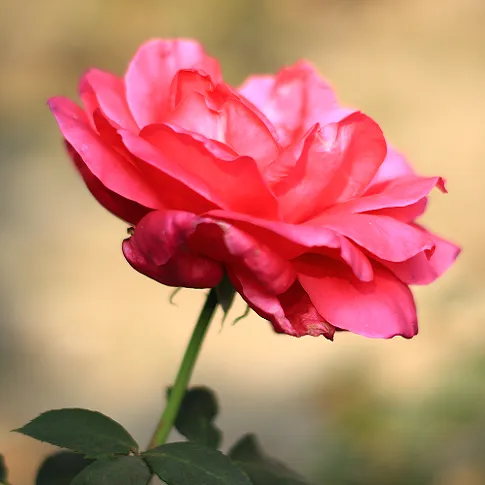
#> input picture PCA/rose.jpg, 485 x 485 px
$ jupyter execute PCA.ipynb
#> lines starting #> are read from the running program, lines starting #| are printed output that depends on the picture
[cell 1]
import numpy as np
import pandas as pd
import matplotlib.pyplot as plt
from sklearn.decomposition import PCA
import cv2
from scipy.stats import stats
import matplotlib.image as mpimg

[cell 2]
img = cv2.cvtColor(cv2.imread('rose.jpg'), cv2.COLOR_BGR2RGB)
plt.imshow(img)
plt.show()

[cell 3]
img.shape
#> Out = (485, 485, 3)

[cell 4]
#Splitting into channels
blue,green,red = cv2.split(img)
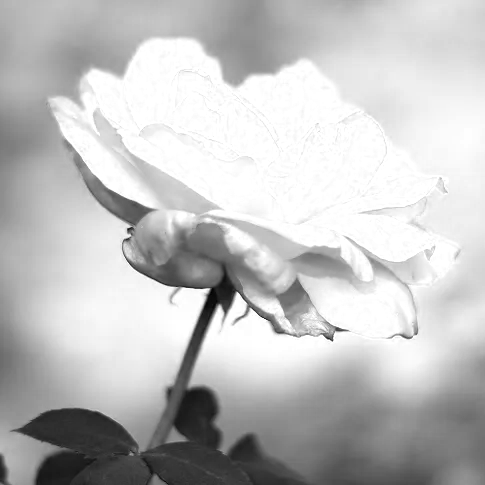
#> blue: shape (485, 485); min 0, max 255, mean 192.9
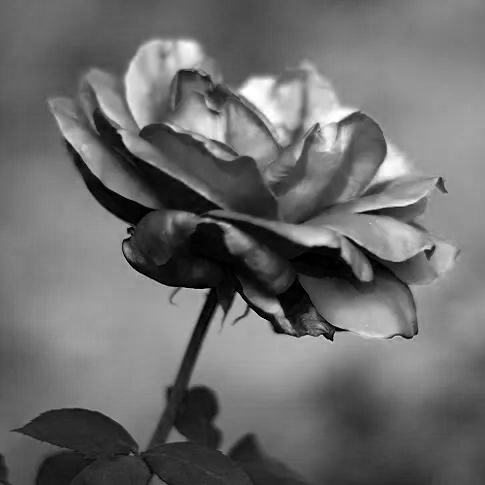
#> red: shape (485, 485); min 0, max 255, mean 108.3
# Plotting the images
fig = plt.figure(figsize = (15, 7.2))
fig.add_subplot(131)
plt.title("Blue Channel")
plt.imshow(blue)
fig.add_subplot(132)
plt.title("Green Channel")
plt.imshow(green)
fig.add_subplot(133)
plt.title("Red Channel")
plt.imshow(red)
plt.show()

[cell 5]
red_temp_df = pd.DataFrame(data = red)
#> red_temp_df = table of 485 rows and 485 columns
red_temp_df
#> Out = table of 485 rows and 485 columns

[cell 6]
df_blue = blue/255
df_green = green/255
df_red = red/255

[cell 7]
pca_b = PCA(n_components=5)
pca_b.fit(df_blue)
trans_pca_b = pca_b.transform(df_blue)
#> trans_pca_b = 485 rows, first 6: [-0.631, -0.391, 0.909, -0.326, 0.441], [-0.6, -0.401, 0.922, -0.345, 0.417], [-0.566, -0.406, 0.929, -0.322, 0.416], [-0.565, -0.406, 0.929, -0.323, 0.414], [-0.528, -0.425, 0.939, -0.31, 0.413], [-0.509, -0.43, 0.948, -0.32, 0.401]
pca_g = PCA(n_components=5)
pca_g.fit(df_green)
trans_pca_g = pca_g.transform(df_green)
#> trans_pca_g = 485 rows, first 6: [2.3, 0.634, 0.453, 0.328, -0.228], [2.34, 0.616, 0.47, 0.303, -0.258], [2.37, 0.618, 0.478, 0.3, -0.275], [2.37, 0.618, 0.479, 0.299, -0.276], [2.39, 0.605, 0.483, 0.276, -0.314], [2.41, 0.592, 0.493, 0.262, -0.335]
pca_r = PCA(n_components=5)
pca_r.fit(df_red)
trans_pca_r = pca_r.transform(df_red)
#> trans_pca_r = 485 rows, first 6: [-0.895, 0.0127, -0.0656, 0.628, 0.228], [-0.863, 0.0357, -0.0807, 0.644, 0.199], [-0.831, 0.0467, -0.0819, 0.643, 0.189], [-0.829, 0.0464, -0.0826, 0.643, 0.189], [-0.786, 0.0566, -0.0903, 0.638, 0.165], [-0.764, 0.0661, -0.102, 0.647, 0.147]

[cell 8]
print(trans_pca_b.shape)
#| (485, 5)
print(trans_pca_r.shape)
#| (485, 5)
print(trans_pca_g.shape)
#| (485, 5)

[cell 9]
print(f"Blue Channel : {sum(pca_b.explained_variance_ratio_)}")
print(f"Green Channel: {sum(pca_g.explained_variance_ratio_)}")
print(f"Red Channel  : {sum(pca_r.explained_variance_ratio_)}")

[cell 10]
fig = plt.figure(figsize = (15, 7.2))
fig.add_subplot(131)
plt.title("Blue Channel")
plt.ylabel('Variation explained')
plt.xlabel('Eigen Value')
plt.bar(list(range(1,6)),pca_b.explained_variance_ratio_)
fig.add_subplot(132)
plt.title("Green Channel")
plt.ylabel('Variation explained')
plt.xlabel('Eigen Value')
plt.bar(list(range(1,6)),pca_g.explained_variance_ratio_)
fig.add_subplot(133)
plt.title("Red Channel")
plt.ylabel('Variation explained')
plt.xlabel('Eigen Value')
plt.bar(list(range(1,6)),pca_r.explained_variance_ratio_)
plt.show()
#> figure, not shown here; panel 1: tallest bar 0.69 high, from x = 0.6 to 1.4; panel 2: tallest bar 0.448 high, from x = 0.6 to 1.4; panel 3: tallest bar 0.351 high, from x = 0.6 to 1.4

[cell 11]
b_arr = pca_b.inverse_transform(trans_pca_b)
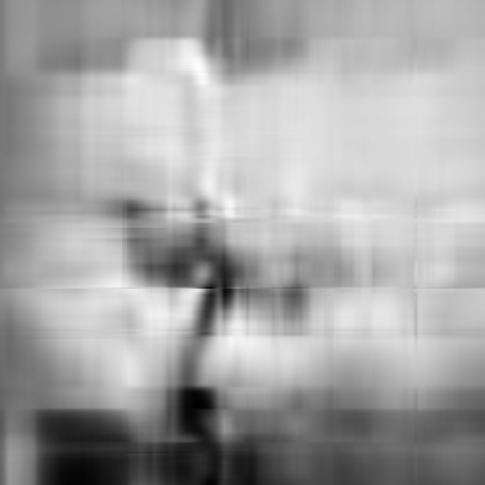
#> b_arr: shape (485, 485) float64; min 0.0542, max 1.14, mean 0.757; drawn with min black and max white
g_arr = pca_g.inverse_transform(trans_pca_g)
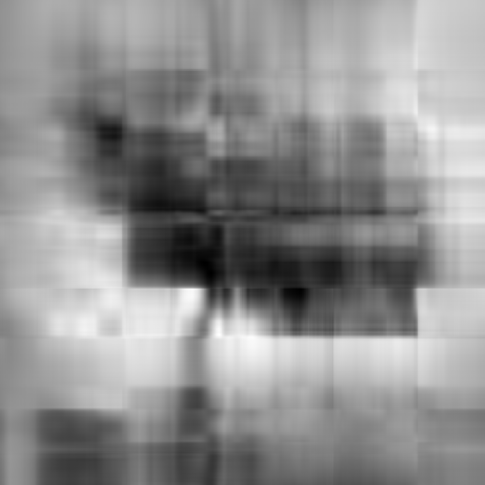
#> g_arr: shape (485, 485) float64; min -0.104, max 0.972, mean 0.503; drawn with min black and max white
r_arr = pca_r.inverse_transform(trans_pca_r)
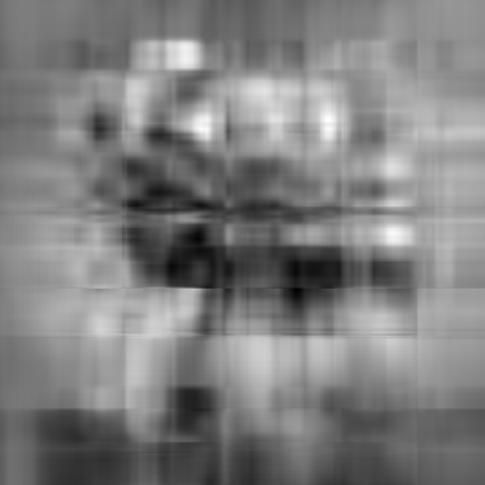
#> r_arr: shape (485, 485) float64; min -0.0917, max 0.944, mean 0.425; drawn with min black and max white
print(b_arr.shape, g_arr.shape, r_arr.shape)
#| (485, 485) (485, 485) (485, 485)

[cell 12]
img_reduced= (cv2.merge((b_arr, g_arr, r_arr)))
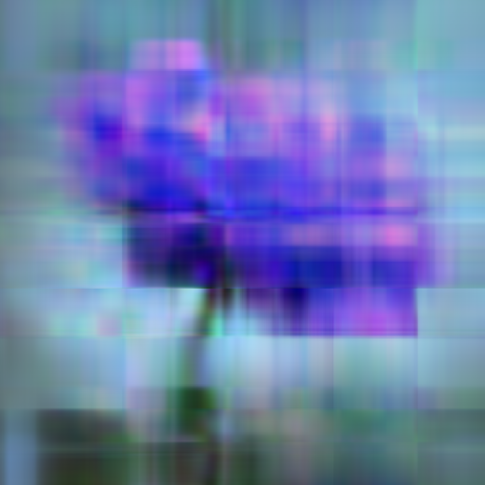
#> img_reduced: shape (485, 485, 3) float64; mean of channels 0, 1, 2 0.757, 0.503, 0.425; drawn with min black and max white
print(img_reduced.shape)
#| (485, 485, 3)

[cell 13]
fig = plt.figure(figsize = (10, 7.2))
fig.add_subplot(121)
plt.title("Original Image")
plt.imshow(img)
fig.add_subplot(122)
plt.title("Reduced Image")
plt.imshow(img_reduced)
plt.show()
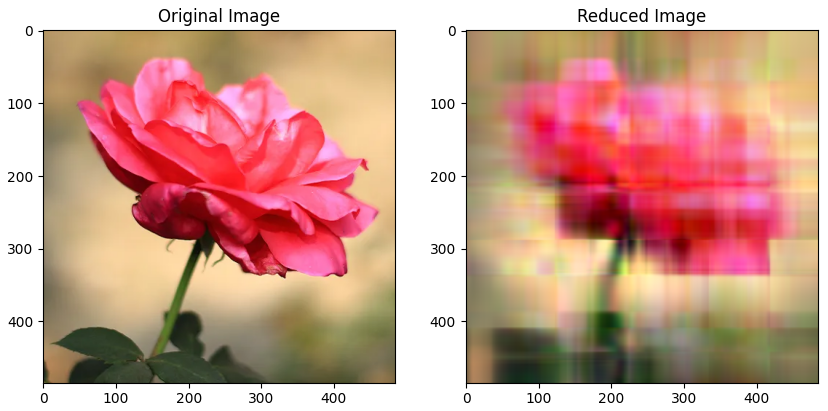
#> figure drawn by matplotlib, 2 panels

[cell 14]
from matplotlib.image import imread

[cell 15]
img = imread('rose.jpg')

[cell 16]
X = np.mean(img, -1)
A = plt.imshow(X)
A.set_cmap('gray')
plt.axis('off')
plt.show()

[cell 17]
u, s, vh = np.linalg.svd(X, full_matrices=False)
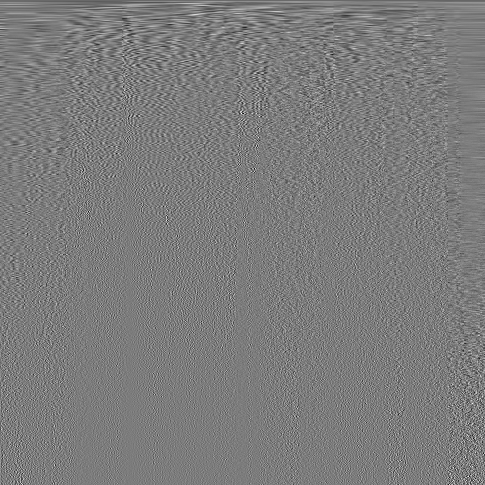
#> vh: shape (485, 485) float64; min -0.297, max 0.311, mean -0.000104; drawn with min black and max white
#> s = 485 values, max 71289.3 at index 0, min 0.0126 at index 484, mean 370.1

[cell 18]
u.shape, s.shape, vh.shape
#> Out = ((485, 485), (485,), (485, 485))

[cell 19]
s = np.diag(s)
X_approx = u[:,:5]@s[:5,:5]@vh[:5,:]

[cell 20]
A = plt.imshow(X_approx)
A.set_cmap('gray')
plt.axis('off')
plt.show()

[cell 21]
X_approx = u[:,:20]@s[:20,:20]@vh[:20,:]
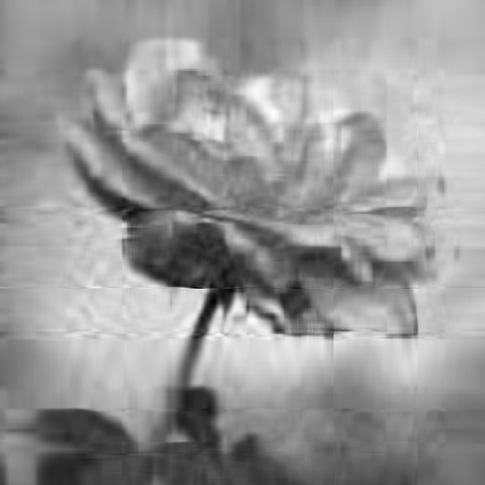
#> X_approx: shape (485, 485) float64; min -12.91, max 248.7, mean 143.1; drawn with min black and max white
A = plt.imshow(X_approx)
A.set_cmap('gray')
plt.axis('off')
plt.show()

[cell 22]
X_approx = u[:,:50]@s[:50,:50]@vh[:50,:]
A = plt.imshow(X_approx)
A.set_cmap('gray')
plt.axis('off')
plt.show()

[cell 23]
plt.figure(1)
plt.semilogy(np.diag(s))
plt.show()
#> figure, not shown here; curve peaks at x = 0, y = 71289.3

plt.figure(2)
plt.plot(np.cumsum(np.diag(s)/np.sum(np.diag(s))))
plt.show()
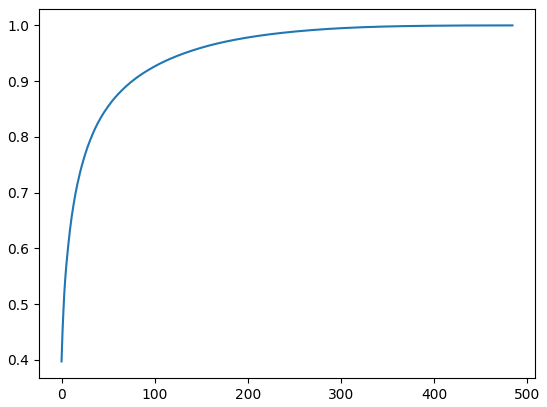
#> figure drawn by matplotlib, 1 panel; curve peaks at x = 484, y = 1

$ run again, with PCA/flower.jpg copied over PCA/rose.jpg
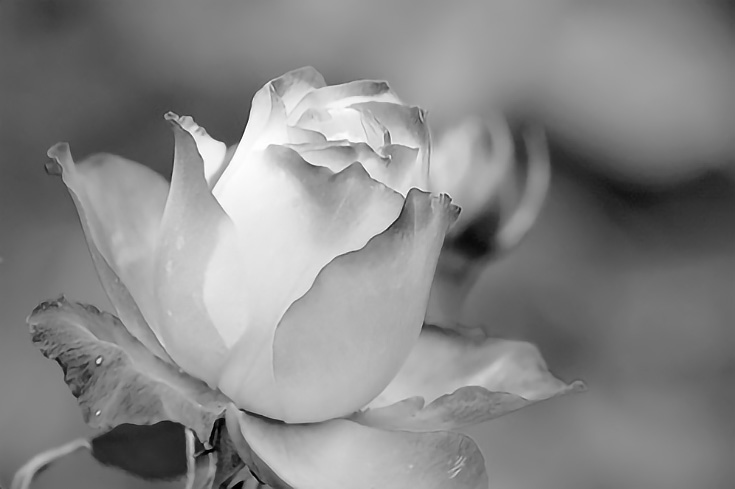
#> input picture PCA/flower.jpg, 735 x 489 px
#> img is the input picture: shape (489, 735, 3); min 0, max 255, mean 134.8
#> red_temp_df = table of 489 rows and 735 columns
#> trans_pca_b = 489 rows, first 6: [-1.63, -0.548, -1.54, -0.426, -0.915], [-1.64, -0.541, -1.54, -0.418, -0.931], [-1.65, -0.534, -1.54, -0.404, -0.949], [-1.66, -0.531, -1.55, -0.384, -0.956], [-1.68, -0.536, -1.54, -0.36, -0.961], [-1.7, -0.547, -1.54, -0.327, -0.968]
#> trans_pca_g has the same summary as trans_pca_b
#> trans_pca_r has the same summary as trans_pca_b
#| (489, 5)
#| (489, 5)
#| (489, 5)
#| (489, 735) (489, 735) (489, 735)
#| (489, 735, 3)
#> `u, s, vh = np.linalg.svd(X, full_matrices=False)`:
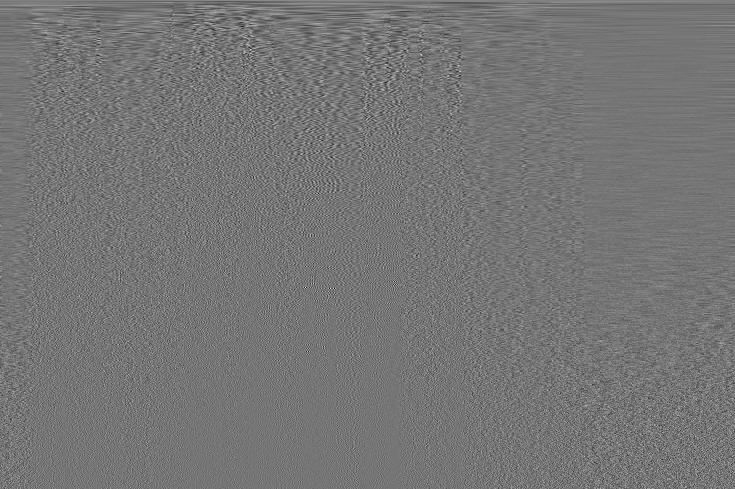
#> vh: shape (489, 735) float64; min -0.302, max 0.352, mean 8.49e-05; drawn with min black and max white
#> `u, s, vh = np.linalg.svd(X, full_matrices=False)`: s = 489 values, max 82773.1 at index 0, min 2.44 at index 488, mean 404.5
#> `plt.show()`:
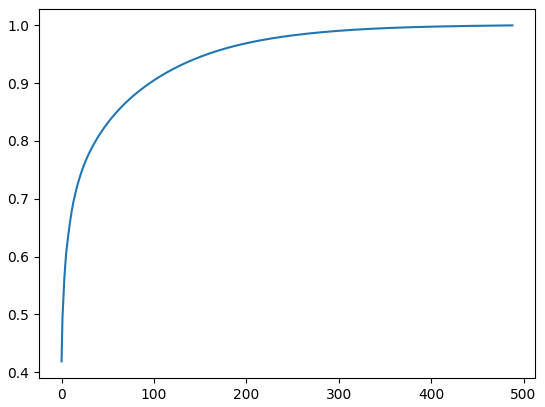
#> figure drawn by matplotlib, 1 panel; curve peaks at x = 488, y = 1
